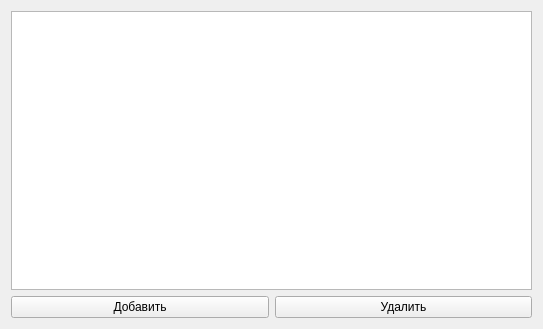
<?xml version="1.0" encoding="UTF-8"?>
<ui version="4.0">
 <class>ProgressStudentForm</class>
 <widget class="QWidget" name="ProgressStudentForm">
  <property name="geometry">
   <rect>
    <x>0</x>
    <y>0</y>
    <width>543</width>
    <height>329</height>
   </rect>
  </property>
  <property name="windowTitle">
   <string>Form</string>
  </property>
  <layout class="QGridLayout" name="gridLayout">
   <item row="0" column="0">
    <layout class="QVBoxLayout" name="verticalLayout">
     <item>
      <widget class="QTableView" name="progressTable"/>
     </item>
     <item>
      <layout class="QHBoxLayout" name="horizontalLayout">
       <item>
        <widget class="QPushButton" name="addProgressButton">
         <property name="text">
          <string>Добавить</string>
         </property>
        </widget>
       </item>
       <item>
        <widget class="QPushButton" name="removeProgressButton">
         <property name="text">
          <string>Удалить</string>
         </property>
        </widget>
       </item>
      </layout>
     </item>
    </layout>
   </item>
  </layout>
 </widget>
 <resources/>
 <connections/>
</ui>
